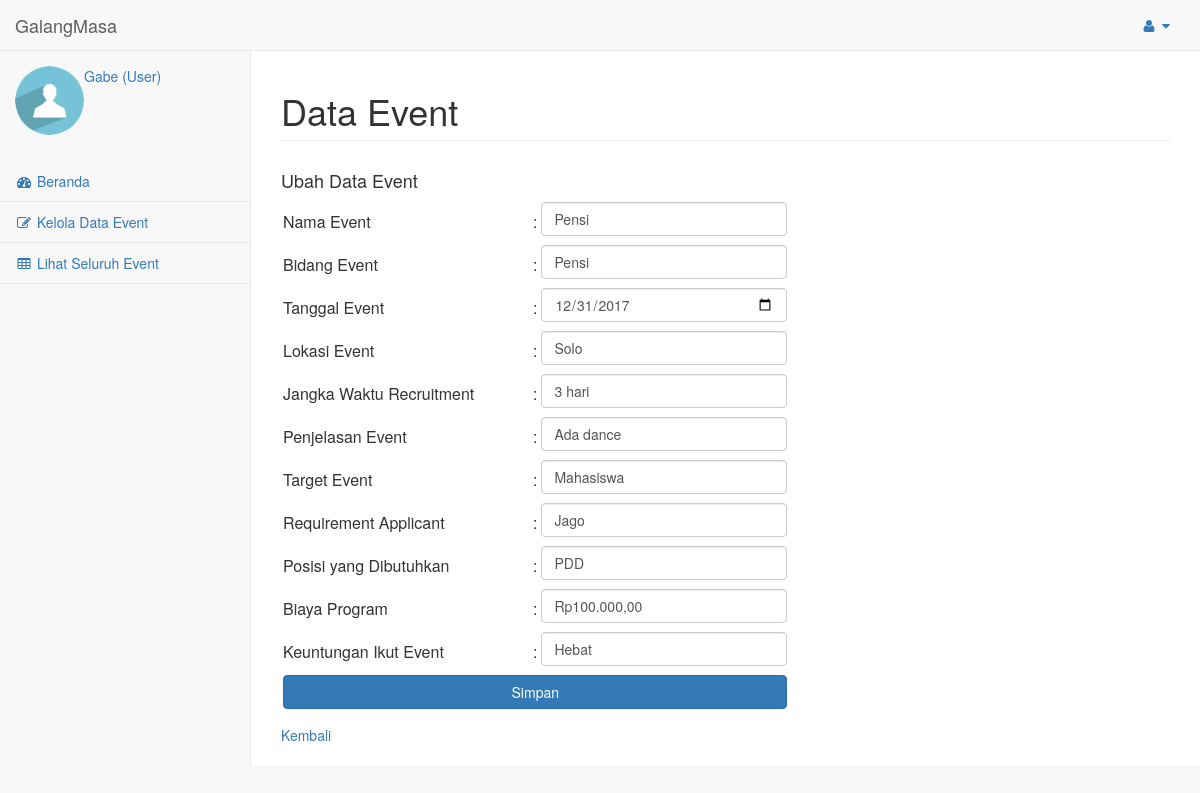
The page /user/data_event/edit.php?num=1 (signed in) on the database its author committed.
### tables this page shows
CREATE TABLE `data_event` (
  `num` int(11) NOT NULL,
  `nama` text NOT NULL,
  `bidang` text NOT NULL,
  `tanggal` text NOT NULL,
  `lokasi` text NOT NULL,
  `jangka` text,
  `penjelasan` text,
  `target` text,
  `req` text,
  `posisi` text,
  `biaya` text,
  `keuntungan` text,
  `penulis` text NOT NULL
);

### user/data_event/edit.php (the view, shortened to what this page needs)
<html>
	<head>
		<link href="../../vendor/bootstrap/css/bootstrap.min.css" rel="stylesheet">
		<link href="../../vendor/metisMenu/metisMenu.min.css" rel="stylesheet">
		<link href="../../dist/css/sb-admin-2.css" rel="stylesheet">
		<link href="../../vendor/morrisjs/morris.css" rel="stylesheet">
		<link href="../../vendor/font-awesome/css/font-awesome.min.css" rel="stylesheet" type="text/css">
	</head>
	<body>
		<div id="wrapper">
			<?php
				include('../../navigasi/nav4.php')
			?>
			<div id="page-wrapper">
				<div class="row">
					<div class="col-lg-12">
						<h1 class="page-header">Data Event</h1>
					</div>
				</div>
				<div class="row">
					<div class="col-lg-12">
						<h4>Ubah Data Event</h4>
						<?php
						$num = $_GET['num'];
						$queryUser = "SELECT * FROM data_event WHERE num='$num'";
						if ($r = mysql_query($queryUser))
						{
							$baris = mysql_fetch_array($r);
							$num = htmlentities($baris['num']);
							$nama = htmlentities($baris['nama']);
							$bidang = htmlentities($baris['bidang']);
							$tanggal = htmlentities($baris['tanggal']);
							$lokasi = htmlentities($baris['lokasi']);
							$jangka = htmlentities($baris['jangka']);
							$penjelasan = htmlentities($baris['penjelasan']);
							$target = htmlentities($baris['target']);
							$req = htmlentities($baris['req']);
							$posisi = htmlentities($baris['posisi']);
							$biaya = htmlentities($baris['biaya']);
							$keuntungan = htmlentities($baris['keuntungan']);
							?>
							<form action="editsave.php?num=<?php echo $num;?>" method="POST" name="FormUpload" id="FormUpload" enctype="multipart/form-data">
								<table border="0" cellpadding="5" cellspacing="5">
									<tr>
										<td width="250">Nama Event</td>
										<td width="3">:</td>
										<td width="250"><input type="text" class="form-control" name="nama" value="<?php echo $nama; ?>" required="required"></td>
									</tr>
									<tr>
										<td width="250">Bidang Event</td>
										<td width="3">:</td>
										<td><input type="text" class="form-control" name="bidang" value="<?php echo $bidang; ?>" required="required"></td>
									</tr>
									<tr>
										<td width="250">Tanggal Event</td>
										<td width="3">:</td>
										<td><input type="date" class="form-control" name="tanggal" value="<?php echo $tanggal; ?>" required="required"></td>
									</tr>
									<tr>
										<td width="250">Lokasi Event</td>
										<td width="3">:</td>
										<td><input type="text" class="form-control" name="lokasi" value="<?php echo $lokasi; ?>" required="required"></td>
									</tr>
									<tr>
										<td width="250">Jangka Waktu Recruitment</td>
										<td width="3">:</td>
										<td><input type="text" class="form-control" name="jangka" value="<?php echo $jangka; ?>"></td>
									</tr>
									<tr>
										<td width="250">Penjelasan Event</td>
										<td width="3">:</td>
										<td><input type="text" class="form-control" name="penjelasan" value="<?php echo $penjelasan; ?>"></td>
									</tr>
									<tr>
										<td width="250">Target Event</td>
										<td width="3">:</td>
										<td><input type="text" class="form-control" name="target" value="<?php echo $target; ?>"></td>
									</tr>
									<tr>
										<td width="250">Requirement Applicant</td>
										<td width="3">:</td>
										<td><input type="text" class="form-control" name="req" value="<?php echo $req; ?>"></td>
									</tr>
									<tr>
										<td width="250">Posisi yang Dibutuhkan</td>
										<td width="3">:</td>
										<td><input type="text" class="form-control" name="posisi" value="<?php echo $posisi; ?>"></td>
									</tr>
									<tr>
										<td width="250">Biaya Program</td>
										<td width="3">:</td>
										<td><input type="text" class="form-control" name="biaya" value="<?php echo $biaya; ?>"></td>
									</tr>
									<tr>
										<td width="250">Keuntungan Ikut Event</td>
										<td width="3">:</td>
										<td><input type="text" class="form-control" name="keuntungan" value="<?php echo $keuntungan; ?>"></td>
									</tr>
									<tr>
										<td colspan=3><input type="submit" class="btn btn-primary btn-block btn-large" name="submit" value="Simpan" /></td>
									</tr>
								</table>
							</form>
							<a href="../data_event/">Kembali</a>
						<?php
						} else {
							echo "<p>Tidak bisa mengambil data.</p>";
						}
						?>
						<br/>
						<br/>
				</div>
			</div>
		</div>
	</body>
</html>

### user/data_event/edit.php (style rules this page uses)
input { margin-bottom: 5px; }

### rows shown on the page
data_event: nama "Pensi", bidang "Pensi", tanggal "12/31/2017", lokasi "Solo", jangka "3 hari", penjelasan "Ada dance", target "Mahasiswa", req "Jago", posisi "PDD", biaya "Rp100.000,00", keuntungan "Hebat"

### other values the page prints
$_SESSION['nama'] "Gabe"
$_SESSION['posisi'] "User"
